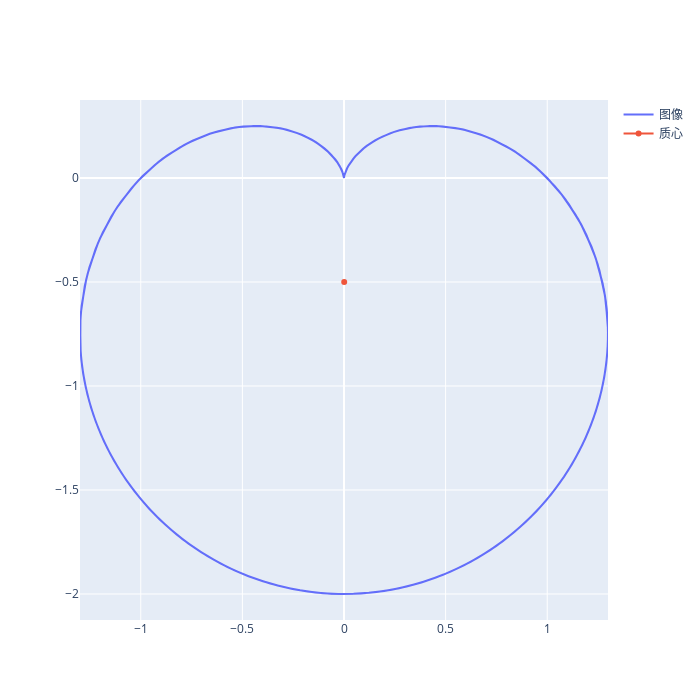

The cell this chart's notebook holds for it:
### Markdown cell above
$$z_c=\frac1N\sum_{k=0}^{N}g(t_k)e^{-2\pi ft_k	\text{i}}

### Code cell
fig.add_trace(go.Scatter(x=[get_center(f,f2)[0]],y=[get_center(f,f2)[1]],name="质心"))

### Figure 1 — Plotly figure (JSON) as saved in the notebook; plotly's stock layout.template omitted (floating-point values rounded to 4 significant figures; data arrays with more than 128 entries replaced by an {"elided": "..."} marker saying what was removed)
{"data": [{"name": "图像", "type": "scatter", "x": {"elided": "1000 float values"}, "y": {"elided": "1000 float values"}}, {"name": "质心", "type": "scatter", "x": [0.001], "y": [-0.4995]}], "layout": {"height": 700, "width": 700}}
